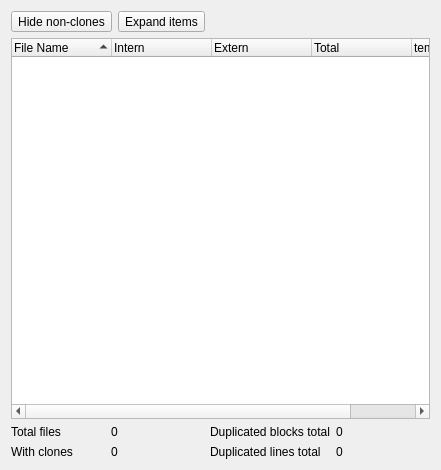
<?xml version="1.0" encoding="UTF-8"?>
<ui version="4.0">
 <class>FileListGUI</class>
 <widget class="QWidget" name="FileListGUI">
  <property name="geometry">
   <rect>
    <x>0</x>
    <y>0</y>
    <width>441</width>
    <height>470</height>
   </rect>
  </property>
  <property name="windowTitle">
   <string>Form</string>
  </property>
  <layout class="QVBoxLayout" name="verticalLayout">
   <item>
    <layout class="QHBoxLayout" name="horizontalLayout">
     <item>
      <widget class="QToolButton" name="HideNotCloned">
       <property name="text">
        <string>Hide non-clones</string>
       </property>
       <property name="icon">
        <iconset resource="app.qrc">
         <normaloff>:/Icons/HideFiles</normaloff>:/Icons/HideFiles</iconset>
       </property>
       <property name="iconSize">
        <size>
         <width>24</width>
         <height>24</height>
        </size>
       </property>
       <property name="checkable">
        <bool>true</bool>
       </property>
       <property name="toolButtonStyle">
        <enum>Qt::ToolButtonTextBesideIcon</enum>
       </property>
      </widget>
     </item>
     <item>
      <widget class="QToolButton" name="ExpandItems">
       <property name="text">
        <string>Expand items</string>
       </property>
       <property name="icon">
        <iconset resource="app.qrc">
         <normaloff>:/Icons/ExpandTree</normaloff>:/Icons/ExpandTree</iconset>
       </property>
       <property name="iconSize">
        <size>
         <width>24</width>
         <height>24</height>
        </size>
       </property>
       <property name="checkable">
        <bool>true</bool>
       </property>
       <property name="toolButtonStyle">
        <enum>Qt::ToolButtonTextBesideIcon</enum>
       </property>
      </widget>
     </item>
     <item>
      <spacer name="horizontalSpacer">
       <property name="orientation">
        <enum>Qt::Horizontal</enum>
       </property>
       <property name="sizeHint" stdset="0">
        <size>
         <width>40</width>
         <height>20</height>
        </size>
       </property>
      </spacer>
     </item>
    </layout>
   </item>
   <item>
    <widget class="QTreeWidget" name="FileListTree">
     <property name="editTriggers">
      <set>QAbstractItemView::NoEditTriggers</set>
     </property>
     <property name="alternatingRowColors">
      <bool>true</bool>
     </property>
     <property name="textElideMode">
      <enum>Qt::ElideLeft</enum>
     </property>
     <property name="uniformRowHeights">
      <bool>true</bool>
     </property>
     <property name="sortingEnabled">
      <bool>true</bool>
     </property>
     <property name="animated">
      <bool>true</bool>
     </property>
     <property name="allColumnsShowFocus">
      <bool>true</bool>
     </property>
     <attribute name="headerStretchLastSection">
      <bool>false</bool>
     </attribute>
     <column>
      <property name="text">
       <string>File Name</string>
      </property>
     </column>
     <column>
      <property name="text">
       <string>Intern</string>
      </property>
     </column>
     <column>
      <property name="text">
       <string>Extern</string>
      </property>
     </column>
     <column>
      <property name="text">
       <string>Total</string>
      </property>
     </column>
     <column>
      <property name="text">
       <string>temp</string>
      </property>
     </column>
    </widget>
   </item>
   <item>
    <layout class="QGridLayout" name="gridLayout">
     <item row="0" column="0">
      <widget class="QLabel" name="label">
       <property name="text">
        <string>Total files</string>
       </property>
      </widget>
     </item>
     <item row="0" column="1">
      <widget class="QLabel" name="TotalFiles">
       <property name="text">
        <string>0</string>
       </property>
      </widget>
     </item>
     <item row="0" column="2">
      <widget class="QLabel" name="label_4">
       <property name="text">
        <string>Duplicated blocks total</string>
       </property>
      </widget>
     </item>
     <item row="0" column="3">
      <widget class="QLabel" name="ClonedBlocks">
       <property name="text">
        <string>0</string>
       </property>
      </widget>
     </item>
     <item row="1" column="0">
      <widget class="QLabel" name="label_2">
       <property name="text">
        <string>With clones</string>
       </property>
      </widget>
     </item>
     <item row="1" column="1">
      <widget class="QLabel" name="ClonedFiles">
       <property name="text">
        <string>0</string>
       </property>
      </widget>
     </item>
     <item row="1" column="2">
      <widget class="QLabel" name="label_5">
       <property name="text">
        <string>Duplicated lines total</string>
       </property>
      </widget>
     </item>
     <item row="1" column="3">
      <widget class="QLabel" name="ClonedLines">
       <property name="text">
        <string>0</string>
       </property>
      </widget>
     </item>
    </layout>
   </item>
  </layout>
 </widget>
 <resources>
  <include location="app.qrc"/>
 </resources>
 <connections/>
</ui>
